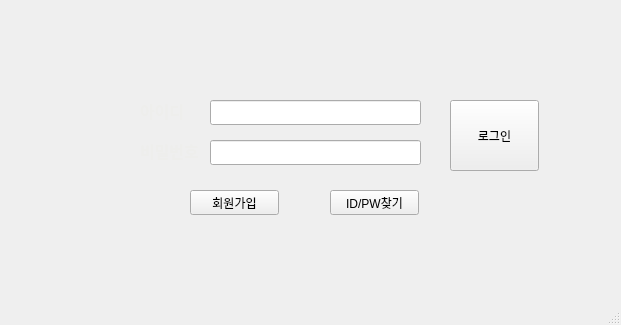
<?xml version="1.0" encoding="UTF-8"?>
<ui version="4.0">
 <class>MainWindow</class>
 <widget class="QMainWindow" name="MainWindow">
  <property name="geometry">
   <rect>
    <x>0</x>
    <y>0</y>
    <width>621</width>
    <height>325</height>
   </rect>
  </property>
  <property name="windowTitle">
   <string>MainWindow</string>
  </property>
  <widget class="QWidget" name="centralwidget">
   <widget class="QLabel" name="label">
    <property name="geometry">
     <rect>
      <x>140</x>
      <y>100</y>
      <width>67</width>
      <height>21</height>
     </rect>
    </property>
    <property name="palette">
     <palette>
      <active>
       <colorrole role="WindowText">
        <brush brushstyle="SolidPattern">
         <color alpha="255">
          <red>238</red>
          <green>238</green>
          <blue>236</blue>
         </color>
        </brush>
       </colorrole>
      </active>
      <inactive>
       <colorrole role="WindowText">
        <brush brushstyle="SolidPattern">
         <color alpha="255">
          <red>238</red>
          <green>238</green>
          <blue>236</blue>
         </color>
        </brush>
       </colorrole>
      </inactive>
      <disabled>
       <colorrole role="WindowText">
        <brush brushstyle="SolidPattern">
         <color alpha="255">
          <red>190</red>
          <green>190</green>
          <blue>190</blue>
         </color>
        </brush>
       </colorrole>
      </disabled>
     </palette>
    </property>
    <property name="font">
     <font>
      <family>Ubuntu Condensed</family>
      <pointsize>12</pointsize>
      <weight>75</weight>
      <bold>true</bold>
     </font>
    </property>
    <property name="text">
     <string>아이디</string>
    </property>
   </widget>
   <widget class="QLabel" name="label_2">
    <property name="geometry">
     <rect>
      <x>140</x>
      <y>140</y>
      <width>67</width>
      <height>21</height>
     </rect>
    </property>
    <property name="palette">
     <palette>
      <active>
       <colorrole role="WindowText">
        <brush brushstyle="SolidPattern">
         <color alpha="255">
          <red>238</red>
          <green>238</green>
          <blue>236</blue>
         </color>
        </brush>
       </colorrole>
      </active>
      <inactive>
       <colorrole role="WindowText">
        <brush brushstyle="SolidPattern">
         <color alpha="255">
          <red>238</red>
          <green>238</green>
          <blue>236</blue>
         </color>
        </brush>
       </colorrole>
      </inactive>
      <disabled>
       <colorrole role="WindowText">
        <brush brushstyle="SolidPattern">
         <color alpha="255">
          <red>190</red>
          <green>190</green>
          <blue>190</blue>
         </color>
        </brush>
       </colorrole>
      </disabled>
     </palette>
    </property>
    <property name="font">
     <font>
      <family>Ubuntu Condensed</family>
      <pointsize>12</pointsize>
      <weight>75</weight>
      <bold>true</bold>
     </font>
    </property>
    <property name="text">
     <string>비밀번호</string>
    </property>
   </widget>
   <widget class="QLineEdit" name="lineEdit">
    <property name="geometry">
     <rect>
      <x>210</x>
      <y>100</y>
      <width>211</width>
      <height>25</height>
     </rect>
    </property>
   </widget>
   <widget class="QLineEdit" name="lineEdit_2">
    <property name="geometry">
     <rect>
      <x>210</x>
      <y>140</y>
      <width>211</width>
      <height>25</height>
     </rect>
    </property>
   </widget>
   <widget class="QPushButton" name="pushButton">
    <property name="geometry">
     <rect>
      <x>190</x>
      <y>190</y>
      <width>89</width>
      <height>25</height>
     </rect>
    </property>
    <property name="text">
     <string>회원가입</string>
    </property>
   </widget>
   <widget class="QPushButton" name="pushButton_2">
    <property name="geometry">
     <rect>
      <x>330</x>
      <y>190</y>
      <width>89</width>
      <height>25</height>
     </rect>
    </property>
    <property name="text">
     <string>ID/PW찾기</string>
    </property>
   </widget>
   <widget class="QLabel" name="label_3">
    <property name="geometry">
     <rect>
      <x>210</x>
      <y>170</y>
      <width>211</width>
      <height>17</height>
     </rect>
    </property>
    <property name="palette">
     <palette>
      <active>
       <colorrole role="WindowText">
        <brush brushstyle="SolidPattern">
         <color alpha="255">
          <red>204</red>
          <green>0</green>
          <blue>0</blue>
         </color>
        </brush>
       </colorrole>
      </active>
      <inactive>
       <colorrole role="WindowText">
        <brush brushstyle="SolidPattern">
         <color alpha="255">
          <red>204</red>
          <green>0</green>
          <blue>0</blue>
         </color>
        </brush>
       </colorrole>
      </inactive>
      <disabled>
       <colorrole role="WindowText">
        <brush brushstyle="SolidPattern">
         <color alpha="255">
          <red>190</red>
          <green>190</green>
          <blue>190</blue>
         </color>
        </brush>
       </colorrole>
      </disabled>
     </palette>
    </property>
    <property name="font">
     <font>
      <pointsize>8</pointsize>
     </font>
    </property>
    <property name="text">
     <string/>
    </property>
   </widget>
   <widget class="QPushButton" name="pushButton_3">
    <property name="geometry">
     <rect>
      <x>450</x>
      <y>100</y>
      <width>89</width>
      <height>71</height>
     </rect>
    </property>
    <property name="text">
     <string>로그인</string>
    </property>
   </widget>
   <widget class="QLabel" name="label_4">
    <property name="geometry">
     <rect>
      <x>0</x>
      <y>0</y>
      <width>621</width>
      <height>281</height>
     </rect>
    </property>
    <property name="text">
     <string/>
    </property>
    <property name="pixmap">
     <pixmap resource="image.qrc">:/new/image/car.jpeg</pixmap>
    </property>
    <property name="scaledContents">
     <bool>true</bool>
    </property>
   </widget>
   <zorder>label_4</zorder>
   <zorder>label</zorder>
   <zorder>label_2</zorder>
   <zorder>lineEdit</zorder>
   <zorder>lineEdit_2</zorder>
   <zorder>pushButton</zorder>
   <zorder>pushButton_2</zorder>
   <zorder>label_3</zorder>
   <zorder>pushButton_3</zorder>
  </widget>
  <widget class="QMenuBar" name="menubar">
   <property name="geometry">
    <rect>
     <x>0</x>
     <y>0</y>
     <width>621</width>
     <height>22</height>
    </rect>
   </property>
  </widget>
  <widget class="QStatusBar" name="statusbar"/>
 </widget>
 <resources>
  <include location="image.qrc"/>
 </resources>
 <connections/>
</ui>
